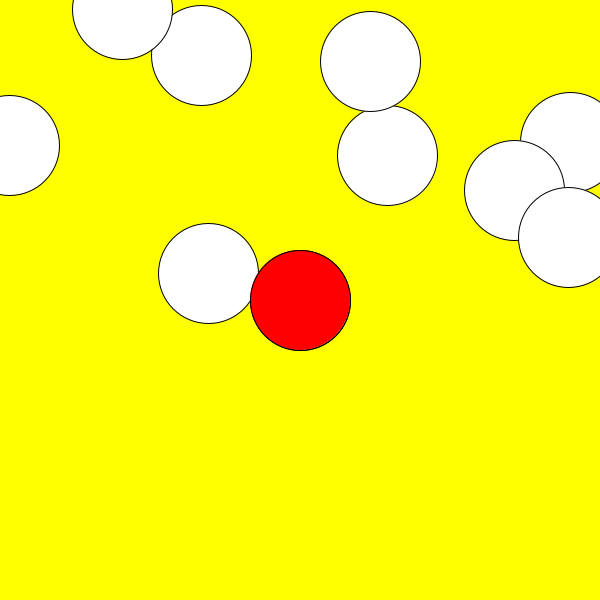
Frame 1 (no input)
Frame 60 (the mouse pressed at the canvas centre just before this capture): identical to frame 1, image omitted
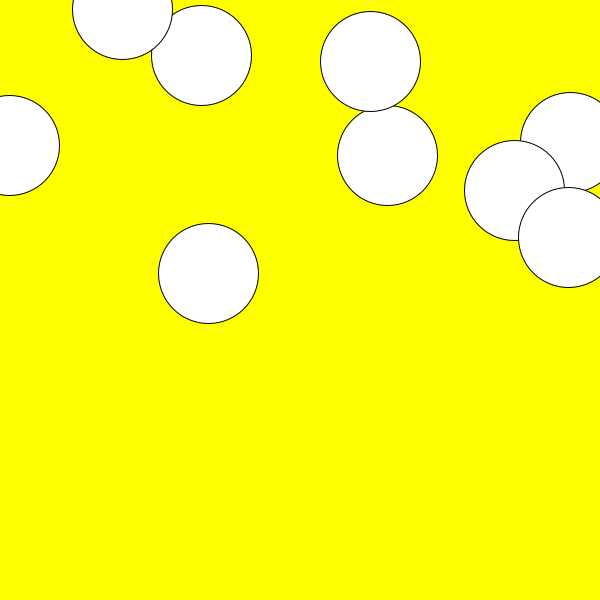
Frame 120 (the mouse held since frame 60 and released just before this capture)

The Processing sketch that drew these frames (run headless with seeded random() and noise(); from frame 60 on, the mouse is pressed at the canvas centre):

// Processing sketch: c5arrayex2
// ── c5arrayex2.pde
float [] x, y, r;
float d;
void setup() {
  size(600, 600);
  x = new float[10];
  y = new float[10];
  r = new float[10];
  for (int i=0; i<10; i++) {
    x[i] = random(width);
    y[i] = random(height);
    r[i] = 50;
  }
  x[3] = width/2;
  y[3] = height/2;
}
void draw() {
  background(255, 255, 0);
  for (int i=0; i<10; i++) {
    circle(x[i], y[i], 2*r[i]);
    if (mousePressed) {
      d = distance(mouseX, mouseY, x[i], y[i]);
      if (d<r[i]) r[i] *= 0.5;
    }
  }
  fill(255, 0, 0);
  circle(x[3], y[3], 2*r[3]);
  fill(255);
}
float distance(float a1, float b1, float a2, float b2) {
  float dis;
  dis = sqrt((a1-a2)*(a1-a2)+(b1-b2)*(b1-b2));
  return dis;
}
